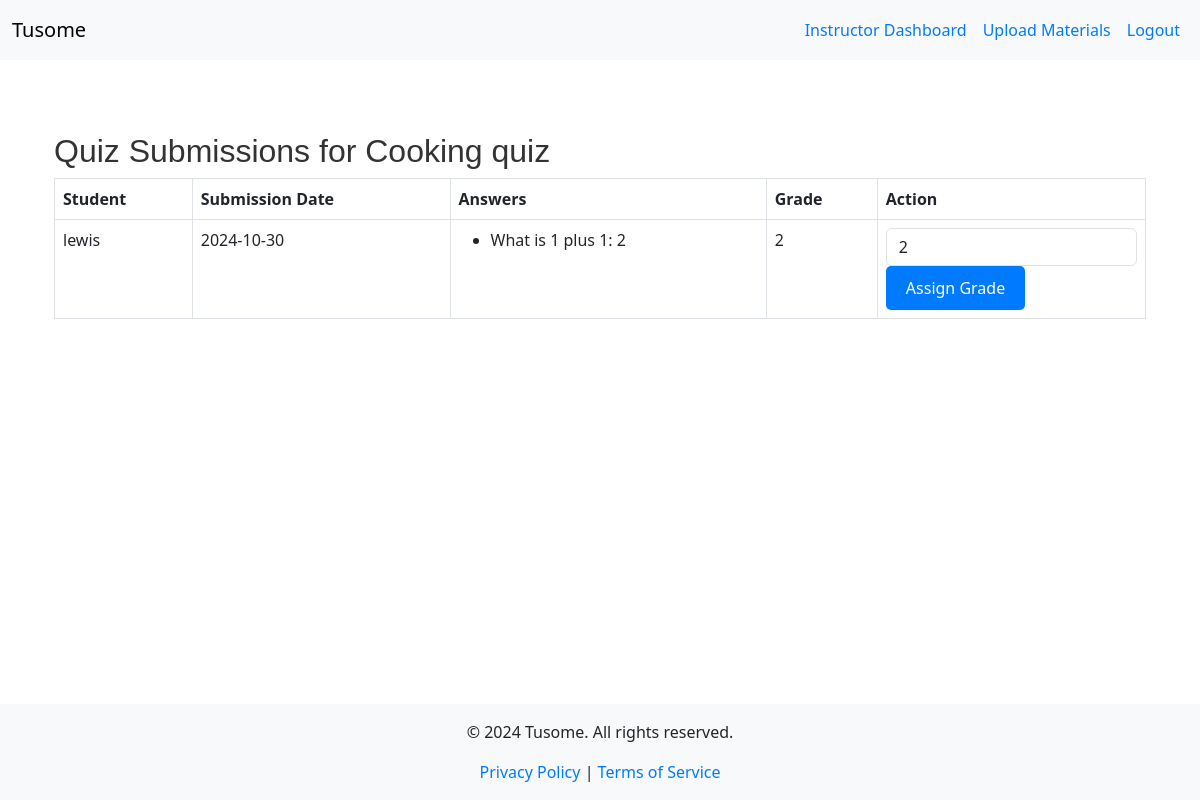
/instructor/view_submissions/1/1 (signed in), run on the app's committed database.
### models.py (models this page shows, shortened)
class Quiz(db.Model):
    id = db.Column(db.Integer, primary_key=True)
    course_id = db.Column(db.Integer, db.ForeignKey('course.id'), nullable=False)
    title = db.Column(db.String(200), nullable=False)
    status = db.Column(db.String(20), nullable=False)
    course = db.relationship('Course', back_populates='quizzes')
    questions = db.relationship('Question', back_populates='quiz', lazy=True)
    quiz_submissions = db.relationship('QuizSubmission', back_populates='quiz', lazy=True)

class User(UserMixin, db.Model):
    id = db.Column(db.Integer, primary_key=True)
    username = db.Column(db.String(150), unique=True, nullable=False)
    password = db.Column(db.String(150), nullable=False)
    role = db.Column(db.Enum(RoleEnum), nullable=False)  # Using Enum for roles
    instructor = db.relationship('Instructor', back_populates='user', uselist=False)
    student = db.relationship('Student', back_populates='user', uselist=False)

class QuizSubmission(db.Model):
    id = db.Column(db.Integer, primary_key=True)
    student_id = db.Column(db.Integer, db.ForeignKey('student.id'), nullable=False)
    quiz_id = db.Column(db.Integer, db.ForeignKey('quiz.id'), nullable=False)
    question_id = db.Column(db.Integer, db.ForeignKey('question.id'), nullable=False)
    selected_answer = db.Column(db.String(200), nullable=False)
    submission_date = db.Column(db.DateTime, default=datetime.utcnow)
    grade = db.Column(db.String(10))
    student = db.relationship('Student', back_populates='quiz_submissions')
    quiz = db.relationship('Quiz', back_populates='quiz_submissions')
    question = db.relationship('Question', back_populates='quiz_submissions')

class Question(db.Model):
    id = db.Column(db.Integer, primary_key=True)
    question_text = db.Column(db.Text, nullable=False)
    correct_answer = db.Column(db.String(200), nullable=False)
    quiz_id = db.Column(db.Integer, db.ForeignKey('quiz.id'), nullable=False)
    quiz = db.relationship('Quiz', back_populates='questions')
    quiz_submissions = db.relationship('QuizSubmission', back_populates='question', lazy=True)

### app.py (the view)
@app.route('/instructor/view_submissions/<int:course_id>/<int:quiz_id>', methods=['GET'])
@login_required
def view_submissions(course_id, quiz_id):
    if current_user.role != RoleEnum.INSTRUCTOR:
        flash('You are not authorized to access this page.')
        return redirect(url_for('index'))
    quiz = Quiz.query.get_or_404(quiz_id)
    submissions = QuizSubmission.query.filter_by(quiz_id=quiz_id).all()
    grouped_submissions = defaultdict(list)
    for submission in submissions:
        grouped_submissions[submission.student_id].append(submission)
    return render_template('view_submissions.html', quiz=quiz, grouped_submissions=grouped_submissions)

### app.py (called while the page is built)
@app.context_processor
def inject_current_year():
    return {'current_year': datetime.utcnow().year}

@login_manager.user_loader
def load_user(user_id):
    return User.query.get(int(user_id))

@app.context_processor
def inject_roleenum():
    return dict(RoleEnum=RoleEnum)

### templates/view_submissions.html (shortened to what this page needs)
{% extends "base.html" %}
{% block content %}
<div class="container mt-5">
    <h2>Quiz Submissions for {{ quiz.title }}</h2>
    <table class="table table-bordered">
        <thead>
            <tr>
                <th>Student</th>
                <th>Submission Date</th>
                <th>Answers</th>
                <th>Grade</th>
                <th>Action</th>
            </tr>
        </thead>
        <tbody>
            {% for student_id, student_submissions in grouped_submissions.items() %}
            <tr>
                <td>{{ student_submissions[0].student.user.username }}</td>
                <td>{{ student_submissions[0].submission_date.strftime('%Y-%m-%d') }}</td>
                <td>
                    <ul>
                        {% for submission in student_submissions %}
                        <li>{{ submission.question.question_text }}: {{ submission.selected_answer }}</li>
                        {% endfor %}
                    </ul>
                </td>
                <td>
                    {% if student_submissions[0].grade is not none %}
                        {{ student_submissions[0].grade }}
                    {% else %}
                        Ungraded
                    {% endif %}
                </td>
                <td>
                    <form method="POST" action="{{ url_for('grade_submission', submission_id=student_submissions[0].id) }}">
                        <div class="form-group">
                            <input type="number" name="grade" class="form-control" min="0" max="100" value="{{ student_submissions[0].grade }}">
                        </div>
                        <button type="submit" class="btn btn-success">Assign Grade</button>
                    </form>
                </td>
            </tr>
            {% endfor %}
        </tbody>
    </table>
</div>
{% endblock %}

### static/css/style.css (style rules this page uses)
.btn { padding: 10px 20px; border: none; border-radius: 5px; color: white; background-color: #007BFF; text-decoration: none; display: inline-block; transition: background-color 0.3s; }
h1, h2, h3 { color: #333; font-family: 'Arial', sans-serif; }
html, body { height: 100%; margin: 0; }
body { display: flex; flex-direction: column; }

### templates/base.html (style rules this page uses)
html, body { height: 100%; margin: 0; }
body { display: flex; flex-direction: column; }

### data on the page
Quiz: title "Cooking quiz"
User: username "lewis"
QuizSubmission: submission_date "2024-10-30", question.question_text "What is 1 plus 1", selected_answer "2", grade "2", grade "2"
